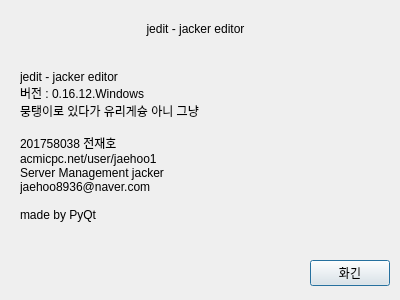
<?xml version="1.0" encoding="UTF-8"?>
<ui version="4.0">
 <class>dialog</class>
 <widget class="QDialog" name="dialog">
  <property name="geometry">
   <rect>
    <x>0</x>
    <y>0</y>
    <width>400</width>
    <height>300</height>
   </rect>
  </property>
  <property name="windowTitle">
   <string>jedit 정보</string>
  </property>
  <widget class="QLabel" name="label">
   <property name="geometry">
    <rect>
     <x>20</x>
     <y>20</y>
     <width>351</width>
     <height>18</height>
    </rect>
   </property>
   <property name="text">
    <string>jedit - jacker editor</string>
   </property>
   <property name="alignment">
    <set>Qt::AlignCenter</set>
   </property>
  </widget>
  <widget class="QLabel" name="label_2">
   <property name="geometry">
    <rect>
     <x>20</x>
     <y>70</y>
     <width>351</width>
     <height>171</height>
    </rect>
   </property>
   <property name="text">
    <string>jedit - jacker editor
버전 : 0.16.12.Windows
뭉탱이로 있다가 유리게슝 아니 그냥

201758038 전재호
acmicpc.net/user/jaehoo1
Server Management jacker
jaehoo8936@naver.com

made by PyQt</string>
   </property>
   <property name="alignment">
    <set>Qt::AlignLeading|Qt::AlignLeft|Qt::AlignTop</set>
   </property>
  </widget>
  <widget class="QPushButton" name="pushButton_confirm">
   <property name="geometry">
    <rect>
     <x>310</x>
     <y>260</y>
     <width>80</width>
     <height>26</height>
    </rect>
   </property>
   <property name="text">
    <string>화긴</string>
   </property>
  </widget>
 </widget>
 <resources/>
 <connections/>
</ui>
